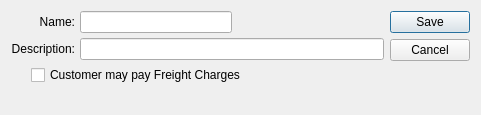
<?xml version="1.0" encoding="UTF-8"?>
<ui version="4.0">
 <comment>This file is part of the xTuple ERP: PostBooks Edition, a free and
open source Enterprise Resource Planning software suite,
Copyright (c) 1999-2011 by OpenMFG LLC, d/b/a xTuple.
It is licensed to you under the Common Public Attribution License
version 1.0, the full text of which (including xTuple-specific Exhibits)
is available at www.xtuple.com/CPAL.  By using this software, you agree
to be bound by its terms.</comment>
 <class>shippingChargeType</class>
 <widget class="QDialog" name="shippingChargeType">
  <property name="geometry">
   <rect>
    <x>0</x>
    <y>0</y>
    <width>481</width>
    <height>115</height>
   </rect>
  </property>
  <property name="windowTitle">
   <string>Shipping Charge Type</string>
  </property>
  <layout class="QGridLayout" name="gridLayout">
   <item row="0" column="0">
    <layout class="QVBoxLayout">
     <property name="spacing">
      <number>0</number>
     </property>
     <item>
      <layout class="QVBoxLayout">
       <property name="spacing">
        <number>5</number>
       </property>
       <item>
        <layout class="QHBoxLayout">
         <property name="spacing">
          <number>5</number>
         </property>
         <item>
          <layout class="QVBoxLayout">
           <property name="spacing">
            <number>5</number>
           </property>
           <item>
            <widget class="QLabel" name="_nameLit">
             <property name="text">
              <string>Name:</string>
             </property>
             <property name="alignment">
              <set>Qt::AlignRight|Qt::AlignTrailing|Qt::AlignVCenter</set>
             </property>
            </widget>
           </item>
           <item>
            <widget class="QLabel" name="_descriptionLit">
             <property name="text">
              <string>Description:</string>
             </property>
             <property name="alignment">
              <set>Qt::AlignRight|Qt::AlignTrailing|Qt::AlignVCenter</set>
             </property>
            </widget>
           </item>
          </layout>
         </item>
         <item>
          <layout class="QVBoxLayout">
           <property name="spacing">
            <number>5</number>
           </property>
           <item>
            <layout class="QHBoxLayout">
             <property name="spacing">
              <number>0</number>
             </property>
             <item>
              <widget class="XLineEdit" name="_name"/>
             </item>
             <item>
              <spacer name="Spacer45">
               <property name="orientation">
                <enum>Qt::Horizontal</enum>
               </property>
               <property name="sizeType">
                <enum>QSizePolicy::Expanding</enum>
               </property>
               <property name="sizeHint" stdset="0">
                <size>
                 <width>20</width>
                 <height>20</height>
                </size>
               </property>
              </spacer>
             </item>
            </layout>
           </item>
           <item>
            <widget class="XLineEdit" name="_description"/>
           </item>
          </layout>
         </item>
        </layout>
       </item>
       <item>
        <layout class="QHBoxLayout">
         <property name="spacing">
          <number>0</number>
         </property>
         <item>
          <spacer name="Spacer47">
           <property name="orientation">
            <enum>Qt::Horizontal</enum>
           </property>
           <property name="sizeType">
            <enum>QSizePolicy::Preferred</enum>
           </property>
           <property name="sizeHint" stdset="0">
            <size>
             <width>20</width>
             <height>20</height>
            </size>
           </property>
          </spacer>
         </item>
         <item>
          <widget class="QCheckBox" name="_customerFreight">
           <property name="text">
            <string>Customer may pay Freight Charges</string>
           </property>
          </widget>
         </item>
         <item>
          <spacer name="spacer53">
           <property name="orientation">
            <enum>Qt::Horizontal</enum>
           </property>
           <property name="sizeType">
            <enum>QSizePolicy::Expanding</enum>
           </property>
           <property name="sizeHint" stdset="0">
            <size>
             <width>119</width>
             <height>16</height>
            </size>
           </property>
          </spacer>
         </item>
        </layout>
       </item>
      </layout>
     </item>
     <item>
      <spacer name="Spacer46">
       <property name="orientation">
        <enum>Qt::Vertical</enum>
       </property>
       <property name="sizeType">
        <enum>QSizePolicy::Expanding</enum>
       </property>
       <property name="sizeHint" stdset="0">
        <size>
         <width>20</width>
         <height>21</height>
        </size>
       </property>
      </spacer>
     </item>
    </layout>
   </item>
   <item row="0" column="1">
    <widget class="QDialogButtonBox" name="_buttonBox">
     <property name="orientation">
      <enum>Qt::Vertical</enum>
     </property>
     <property name="standardButtons">
      <set>QDialogButtonBox::Cancel|QDialogButtonBox::Save</set>
     </property>
    </widget>
   </item>
  </layout>
 </widget>
 <layoutdefault spacing="6" margin="11"/>
 <pixmapfunction>qPixmapFromMimeSource</pixmapfunction>
 <customwidgets>
  <customwidget>
   <class>XLineEdit</class>
   <extends>QLineEdit</extends>
   <header>xlineedit.h</header>
  </customwidget>
 </customwidgets>
 <tabstops>
  <tabstop>_name</tabstop>
  <tabstop>_description</tabstop>
  <tabstop>_customerFreight</tabstop>
 </tabstops>
 <includes>
  <include location="global">parameter.h</include>
 </includes>
 <resources/>
 <connections/>
</ui>
